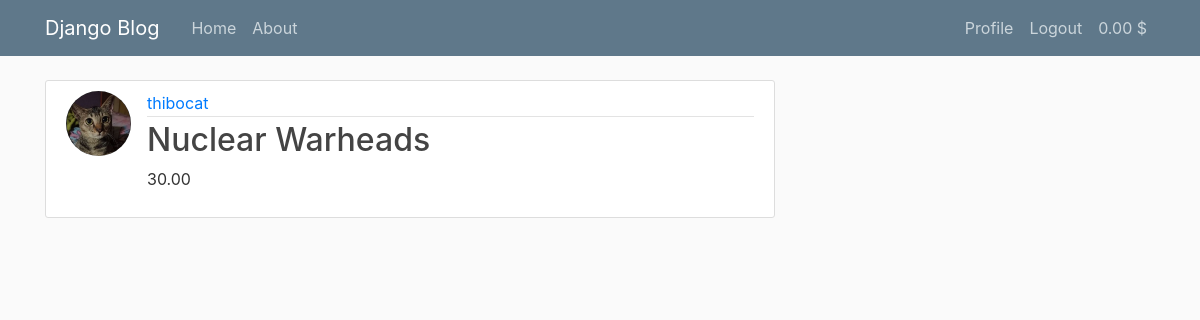
The page /post/7/ (signed in) on the database its author committed.
### registration/models.py (models this page shows, shortened)
class Profile(models.Model):
    user = models.OneToOneField(User, on_delete=models.CASCADE)
    image = models.ImageField(default='default.jpg', upload_to='profile_pics')
    is_seller = models.BooleanField(default=False)
    cash = models.DecimalField(max_digits=10, decimal_places=2, default=0)

### blog/models.py (models this page shows, shortened)
class post(models.Model):
    title = models.CharField(max_length=100)
    price = models.DecimalField(max_digits=10, decimal_places=2)
    date = models.DateTimeField(default = timezone.now)
    author = models.ForeignKey(User, on_delete=models.CASCADE)
    image = models.ImageField(upload_to='images')

### blog/views.py (the view)
# urls.py: path('post/<int:pk>/', PostDetailView.as_view(), name = 'post-detail'),
class PostDetailView(DetailView):
    model = post

### blog/templates/blog/post_detail.html (shortened to what this page needs)
{% extends "blog/base.html" %}
{% block content %}
  <article class="media content-section">
    <img class="rounded-circle article-img" src="{{ object.author.profile.image.url }}">
    <div class="media-body">
      <div class="article-metadata">
        <a class="mr-2" href="#">{{ object.author }}</a>
      </div>
      <h2 class="article-title">{{ object.title }}</h2>
      <p class="article-content">{{ object.price }}</p>
    </div>
  </article>
{% endblock content %}

### blog/templates/blog/base.html (shortened to what this page needs)
{%load static%}
<!DOCTYPE html>
<html>
<head>
    <link rel="stylesheet" href="https://cdn.jsdelivr.net/npm/bootstrap@4.0.0/dist/css/bootstrap.min.css">
    <link rel="stylesheet" href="{% static 'blog/main.css' %}">
</head>
<body>
    <header class="site-header">
        <nav class="navbar navbar-expand-md navbar-dark bg-steel fixed-top">
          <div class="container">
            <a class="navbar-brand mr-4" href="/">Django Blog</a>
            <div class="collapse navbar-collapse" id="navbarToggle">
              <div class="navbar-nav mr-auto">
                <a class="nav-item nav-link" href="/">Home</a>
                <a class="nav-item nav-link" href="/about">About</a>
              </div>
              <div class="navbar-nav">
                {% if user.is_authenticated %}
                    <a class="nav-item nav-link" href="{% url 'profile' %}">Profile</a>
                    <a class="nav-item nav-link" href="{% url 'logout' %}">Logout</a>
                    <a class="nav-item nav-link" href="{% url 'addmoney' %}"> {{ user.profile.cash }} $</a>
                {% else %}
                    <a class="nav-item nav-link" href="{% url 'login' %}">Login</a>
                    <a class="nav-item nav-link" href="{% url 'register' %}">Register</a>
                {% endif %}
              </div>
            </div>
          </div>
        </nav>
      </header>
      <main role="main" class="container">
        <div class="row">
          <div class="col-md-8">
            {% block content %}{% endblock %}
          </div>
        </div>
      </main>
</body>
</html>

### blog/static/blog/main.css (style rules this page uses)
body { background: #fafafa; color: #333333; margin-top: 5rem; }
h1, h2, h3, h4, h5, h6 { color: #444444; }
.bg-steel { background-color: #5f788a; }
.site-header .navbar-nav .nav-link { color: #cbd5db; }
.content-section { background: #ffffff; padding: 10px 20px; border: 1px solid #dddddd; border-radius: 3px; margin-bottom: 20px; }
.article-title { color: #444444; }
.article-content { white-space: pre-line; }
.article-img { height: 65px; width: 65px; margin-right: 16px; }
.article-metadata { padding-bottom: 1px; margin-bottom: 4px; border-bottom: 1px solid #e3e3e3 }

### rows shown on the page
post: author.profile.image (picture), author "thibocat", title "Nuclear Warheads", price "30.00"

### other values the page prints
{{ user.profile.cash }} "0.00"
